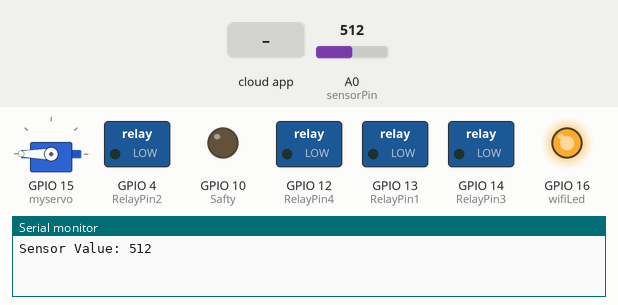
The sketch below on a simulated ESP8266 (NodeMCU). On the bench: servo, switched loads named in the sketch (green lamp = pin HIGH), output pins drawn as LEDs (lit = HIGH), the last lines printed to the serial monitor. The test bench sets the inputs (shaded band); at power-on: A0 (sensorPin) = 512. WiFi joins after 1.5 s; servers stay silent unless stated.

Above: at 2.7 s.
2.8 s: A0 (sensorPin) set to 79
5.0 s: A0 (sensorPin) set to 70
At 6.2 s:
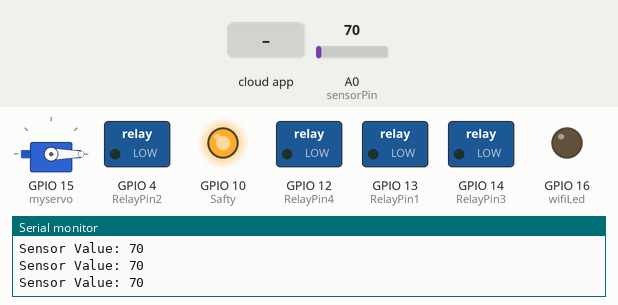
7.0 s: the phone or cloud app sets switch_1 to 1
At 7.6 s:
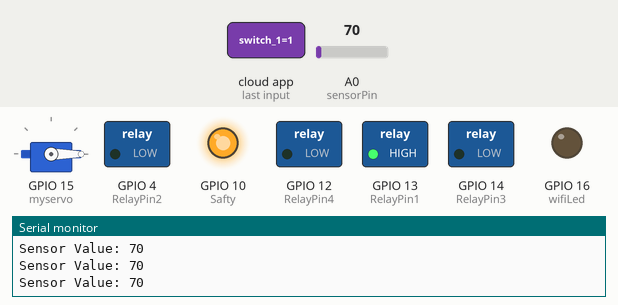
8.5 s: the phone or cloud app sets switch_2 to 1
At 9.6 s:
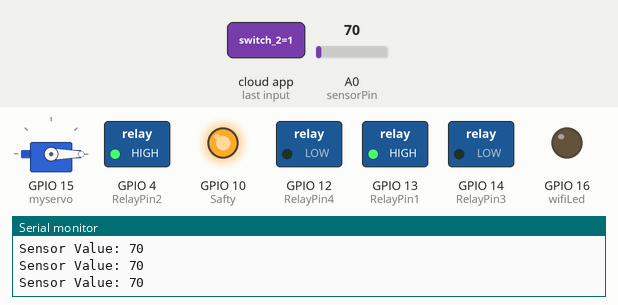
10.0 s: the phone or cloud app sets switch_1 to 0
At 11.2 s:
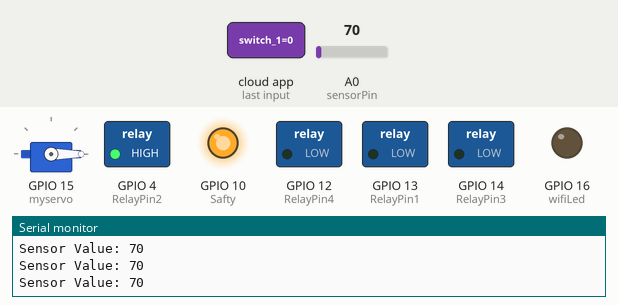
11.5 s: the phone or cloud app sets switch_3 to 1
At 12.1 s:
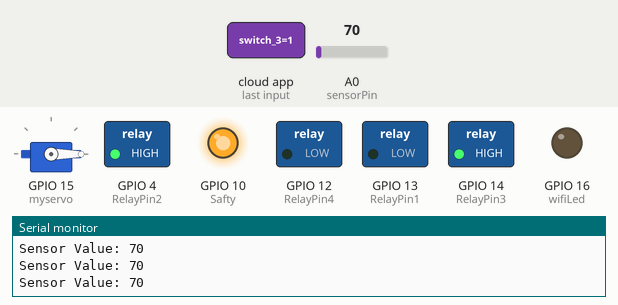
Timing chart, 0 to 14.0 s (numbered marks = the images above; inputs shaded):
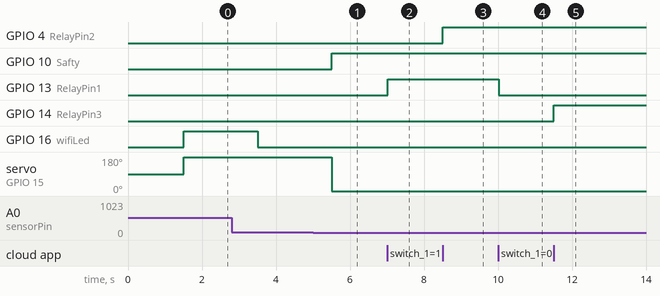

The sketch:

Home_Automation_aug09a.ino
```cpp
#include "arduino_secrets.h"
#include "thingProperties.h"


Servo myservo;// create servo object to control a servo
// twelve servo objects can be created on most boards

// define the GPIO connected with Relays
#define RelayPin1 13  //D1
#define RelayPin2 4  //D2
#define RelayPin3 14 //D5
#define RelayPin4 12 //D6
#define Safty 10 //SD3

#define wifiLed   16   //D0

const int sensorPin = A0;

void setup() {
  // Initialize serial and wait for port to open:
  Serial.begin(9600);
  // This delay gives the chance to wait for a Serial Monitor without blocking if none is found
  delay(1500);

  // Defined in thingProperties.h
  initProperties();

  // Connect to Arduino IoT Cloud
  ArduinoCloud.begin(ArduinoIoTPreferredConnection);

  setDebugMessageLevel(2);
  ArduinoCloud.printDebugInfo();

  myservo.attach(15);  // attaches the servo on GIO2 to the servo object

  pinMode(RelayPin1, OUTPUT);
  pinMode(RelayPin2, OUTPUT);
  pinMode(RelayPin3, OUTPUT);
  pinMode(RelayPin4, OUTPUT);
  pinMode(Safty, OUTPUT);

  pinMode(wifiLed, OUTPUT);

  // Set up the sensor pin as an input
  pinMode(sensorPin, INPUT);

  //During Starting all Relays should TURN OFF
  digitalWrite(RelayPin1, HIGH);
  digitalWrite(RelayPin2, HIGH);
  digitalWrite(RelayPin3, HIGH);
  digitalWrite(RelayPin4, HIGH);

  digitalWrite(wifiLed, HIGH);  //Turn OFF WiFi LED
}

void loop() {
  ArduinoCloud.update();

//    manual_control(); Control relays manually

  int sensorValue = analogRead(sensorPin);
  Serial.print("Sensor Value: ");
  Serial.println(sensorValue);
  gAS = sensorValue;

  //Sensor Safty
  if (sensorValue > 75) {
    switch_1 = false;
    switch_2 = false;
    switch_3 = false;
    switch_4 = false;
    digitalWrite(RelayPin1, LOW);
    digitalWrite(RelayPin2, LOW);
    digitalWrite(RelayPin3, LOW);
    digitalWrite(RelayPin4, LOW);
    myservo.write(180);
    delay(2000);
    digitalWrite(Safty, LOW);
  }
  else{
    digitalWrite(Safty, HIGH);
    myservo.write(0);
  }

  if (WiFi.status() != WL_CONNECTED)
  {
    digitalWrite(wifiLed, HIGH); //Turn OFF WiFi LED
  }
  else{
    digitalWrite(wifiLed, LOW); //Turn ON WiFi LED
  }
}


void onSwitch1Change()  {
    if (switch_1 == 1)
  {
    digitalWrite(RelayPin1, HIGH);
    Serial.println("Device1 ON");
  }
  else
  {
    digitalWrite(RelayPin1, LOW);
    Serial.println("Device1 OFF");
  }
}

void onSwitch2Change()  {
  if (switch_2 == 1)
  {
    digitalWrite(RelayPin2, HIGH);
    Serial.println("Device2 ON");
  }
  else
  {
    digitalWrite(RelayPin2, LOW);
    Serial.println("Device2 OFF");
  }
}


void onSwitch3Change()  {
  if (switch_3 == 1)
  {
    digitalWrite(RelayPin3, HIGH);
    Serial.println("Device2 ON");
  }
  else
  {
    digitalWrite(RelayPin3, LOW);
    Serial.println("Device3 OFF");
  }
}


void onSwitch4Change()  {
  if (switch_4 == 1)
  {
    digitalWrite(RelayPin4, HIGH);
    Serial.println("Device4 ON");
  }
  else
  {
    digitalWrite(RelayPin4, LOW);
    Serial.println("Device4 OFF");
  }
}

void onGASChange()  {
  // Add your code here to act upon GAS change
}
```

arduino_secrets.h
```cpp
#define SECRET_SSID "Twilight_TR10"
#define SECRET_OPTIONAL_PASS "TilakTR10"
#define SECRET_DEVICE_KEY "QY1FZW99PRCXQU8WB4XG"
```

thingProperties.h
```cpp
  // Code generated by Arduino IoT Cloud, DO NOT EDIT.

#include <ArduinoIoTCloud.h>
#include <Arduino_ConnectionHandler.h>
#include <Servo.h>

//const char THING_ID[]           = "THING ID";  //Enter THING ID
const char DEVICE_LOGIN_NAME[]  = "4c3254c6-b599-49e1-89ba-67d3ed12441a";

const char SSID[]               = SECRET_SSID;    // Network SSID (name)
const char PASS[]               = SECRET_OPTIONAL_PASS;    // Network password (use for WPA, or use as key for WEP)
const char DEVICE_KEY[]  = SECRET_DEVICE_KEY;    // Secret device password

void onSwitch1Change();
void onSwitch2Change();
void onSwitch3Change();
void onSwitch4Change();
void onGASChange();

CloudSwitch switch_1;
CloudSwitch switch_2;
CloudSwitch switch_3;
CloudSwitch switch_4;
int gAS;

void initProperties(){

  ArduinoCloud.setBoardId(DEVICE_LOGIN_NAME);
  ArduinoCloud.setSecretDeviceKey(DEVICE_KEY);
  ArduinoCloud.addProperty(switch_1, READWRITE, ON_CHANGE, onSwitch1Change);
  ArduinoCloud.addProperty(switch_2, READWRITE, ON_CHANGE, onSwitch2Change);
  ArduinoCloud.addProperty(switch_3, READWRITE, ON_CHANGE, onSwitch3Change);
  ArduinoCloud.addProperty(switch_4, READWRITE, ON_CHANGE, onSwitch4Change);
  ArduinoCloud.addProperty(gAS, READWRITE, ON_CHANGE, onGASChange);

}

WiFiConnectionHandler ArduinoIoTPreferredConnection(SSID, PASS);
```

Measured:
- the behaviour switches between 76 and 75 on A0 (sensorPin) (found by bisection; images 0 and 1)
- after the input at 5.0 s, GPIO 10 (Safty): LOW → HIGH after 0.51 s; servo on GPIO 15 (myservo): 180° → 0° after 0.51 s
- after the input at 7.0 s, GPIO 13 (RelayPin1): LOW → HIGH at once
- after the input at 8.5 s, GPIO 4 (RelayPin2): LOW → HIGH at once
- after the input at 10.0 s, GPIO 13 (RelayPin1): HIGH → LOW at once
- after the input at 11.5 s, GPIO 14 (RelayPin3): LOW → HIGH at once
